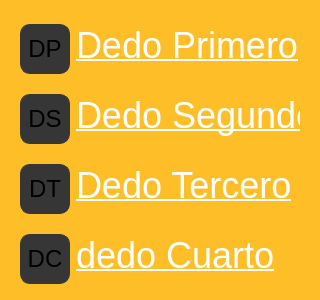
      <widget class="QWidget" name="PanelRow2" native="true">
       <property name="minimumSize">
        <size>
         <width>300</width>
         <height>300</height>
        </size>
       </property>
       <property name="maximumSize">
        <size>
         <width>320</width>
         <height>300</height>
        </size>
       </property>
       <property name="palette">
        <palette>
         <active>
          <colorrole role="WindowText">
           <brush brushstyle="SolidPattern">
            <color alpha="255">
             <red>255</red>
             <green>255</green>
             <blue>255</blue>
            </color>
           </brush>
          </colorrole>
          <colorrole role="Button">
           <brush brushstyle="SolidPattern">
            <color alpha="255">
             <red>254</red>
             <green>190</green>
             <blue>40</blue>
            </color>
           </brush>
          </colorrole>
          <colorrole role="Light">
           <brush brushstyle="SolidPattern">
            <color alpha="255">
             <red>0</red>
             <green>0</green>
             <blue>0</blue>
            </color>
           </brush>
          </colorrole>
          <colorrole role="Midlight">
           <brush brushstyle="SolidPattern">
            <color alpha="255">
             <red>0</red>
             <green>0</green>
             <blue>0</blue>
            </color>
           </brush>
          </colorrole>
          <colorrole role="Dark">
           <brush brushstyle="SolidPattern">
            <color alpha="255">
             <red>0</red>
             <green>0</green>
             <blue>0</blue>
            </color>
           </brush>
          </colorrole>
          <colorrole role="Mid">
           <brush brushstyle="SolidPattern">
            <color alpha="255">
             <red>0</red>
             <green>0</green>
             <blue>0</blue>
            </color>
           </brush>
          </colorrole>
          <colorrole role="Text">
           <brush brushstyle="SolidPattern">
            <color alpha="255">
             <red>255</red>
             <green>255</green>
             <blue>255</blue>
            </color>
           </brush>
          </colorrole>
          <colorrole role="BrightText">
           <brush brushstyle="SolidPattern">
            <color alpha="255">
             <red>255</red>
             <green>255</green>
             <blue>255</blue>
            </color>
           </brush>
          </colorrole>
          <colorrole role="ButtonText">
           <brush brushstyle="SolidPattern">
            <color alpha="255">
             <red>255</red>
             <green>255</green>
             <blue>255</blue>
            </color>
           </brush>
          </colorrole>
          <colorrole role="Base">
           <brush brushstyle="SolidPattern">
            <color alpha="255">
             <red>254</red>
             <green>190</green>
             <blue>40</blue>
            </color>
           </brush>
          </colorrole>
          <colorrole role="Window">
           <brush brushstyle="SolidPattern">
            <color alpha="255">
             <red>254</red>
             <green>190</green>
             <blue>40</blue>
            </color>
           </brush>
          </colorrole>
          <colorrole role="Shadow">
           <brush brushstyle="SolidPattern">
            <color alpha="255">
             <red>0</red>
             <green>0</green>
             <blue>0</blue>
            </color>
           </brush>
          </colorrole>
          <colorrole role="AlternateBase">
           <brush brushstyle="SolidPattern">
            <color alpha="255">
             <red>0</red>
             <green>0</green>
             <blue>0</blue>
            </color>
           </brush>
          </colorrole>
          <colorrole role="ToolTipBase">
           <brush brushstyle="SolidPattern">
            <color alpha="255">
             <red>255</red>
             <green>255</green>
             <blue>220</blue>
            </color>
           </brush>
          </colorrole>
          <colorrole role="ToolTipText">
           <brush brushstyle="SolidPattern">
            <color alpha="255">
             <red>0</red>
             <green>0</green>
             <blue>0</blue>
            </color>
           </brush>
          </colorrole>
          <colorrole role="PlaceholderText">
           <brush brushstyle="SolidPattern">
            <color alpha="128">
             <red>255</red>
             <green>255</green>
             <blue>255</blue>
            </color>
           </brush>
          </colorrole>
         </active>
         <inactive>
          <colorrole role="WindowText">
           <brush brushstyle="SolidPattern">
            <color alpha="255">
             <red>255</red>
             <green>255</green>
             <blue>255</blue>
            </color>
           </brush>
          </colorrole>
          <colorrole role="Button">
           <brush brushstyle="SolidPattern">
            <color alpha="255">
             <red>254</red>
             <green>190</green>
             <blue>40</blue>
            </color>
           </brush>
          </colorrole>
          <colorrole role="Light">
           <brush brushstyle="SolidPattern">
            <color alpha="255">
             <red>0</red>
             <green>0</green>
             <blue>0</blue>
            </color>
           </brush>
          </colorrole>
          <colorrole role="Midlight">
           <brush brushstyle="SolidPattern">
            <color alpha="255">
             <red>0</red>
             <green>0</green>
             <blue>0</blue>
            </color>
           </brush>
          </colorrole>
          <colorrole role="Dark">
           <brush brushstyle="SolidPattern">
            <color alpha="255">
             <red>0</red>
             <green>0</green>
             <blue>0</blue>
            </color>
           </brush>
          </colorrole>
          <colorrole role="Mid">
           <brush brushstyle="SolidPattern">
            <color alpha="255">
             <red>0</red>
             <green>0</green>
             <blue>0</blue>
            </color>
           </brush>
          </colorrole>
          <colorrole role="Text">
           <brush brushstyle="SolidPattern">
            <color alpha="255">
             <red>255</red>
             <green>255</green>
             <blue>255</blue>
            </color>
           </brush>
          </colorrole>
          <colorrole role="BrightText">
           <brush brushstyle="SolidPattern">
            <color alpha="255">
             <red>255</red>
             <green>255</green>
             <blue>255</blue>
            </color>
           </brush>
          </colorrole>
          <colorrole role="ButtonText">
           <brush brushstyle="SolidPattern">
            <color alpha="255">
             <red>255</red>
             <green>255</green>
             <blue>255</blue>
            </color>
           </brush>
          </colorrole>
          <colorrole role="Base">
           <brush brushstyle="SolidPattern">
            <color alpha="255">
             <red>254</red>
             <green>190</green>
             <blue>40</blue>
            </color>
           </brush>
          </colorrole>
          <colorrole role="Window">
           <brush brushstyle="SolidPattern">
            <color alpha="255">
             <red>254</red>
             <green>190</green>
             <blue>40</blue>
            </color>
           </brush>
          </colorrole>
          <colorrole role="Shadow">
           <brush brushstyle="SolidPattern">
            <color alpha="255">
             <red>0</red>
             <green>0</green>
             <blue>0</blue>
            </color>
           </brush>
          </colorrole>
          <colorrole role="AlternateBase">
           <brush brushstyle="SolidPattern">
            <color alpha="255">
             <red>0</red>
             <green>0</green>
             <blue>0</blue>
            </color>
           </brush>
          </colorrole>
          <colorrole role="ToolTipBase">
           <brush brushstyle="SolidPattern">
            <color alpha="255">
             <red>255</red>
             <green>255</green>
             <blue>220</blue>
            </color>
           </brush>
          </colorrole>
          <colorrole role="ToolTipText">
           <brush brushstyle="SolidPattern">
            <color alpha="255">
             <red>0</red>
             <green>0</green>
             <blue>0</blue>
            </color>
           </brush>
          </colorrole>
          <colorrole role="PlaceholderText">
           <brush brushstyle="SolidPattern">
            <color alpha="128">
             <red>255</red>
             <green>255</green>
             <blue>255</blue>
            </color>
           </brush>
          </colorrole>
         </inactive>
         <disabled>
          <colorrole role="WindowText">
           <brush brushstyle="SolidPattern">
            <color alpha="255">
             <red>255</red>
             <green>255</green>
             <blue>255</blue>
            </color>
           </brush>
          </colorrole>
          <colorrole role="Button">
           <brush brushstyle="SolidPattern">
            <color alpha="255">
             <red>254</red>
             <green>190</green>
             <blue>40</blue>
            </color>
           </brush>
          </colorrole>
          <colorrole role="Light">
           <brush brushstyle="SolidPattern">
            <color alpha="255">
             <red>0</red>
             <green>0</green>
             <blue>0</blue>
            </color>
           </brush>
          </colorrole>
          <colorrole role="Midlight">
           <brush brushstyle="SolidPattern">
            <color alpha="255">
             <red>0</red>
             <green>0</green>
             <blue>0</blue>
            </color>
           </brush>
          </colorrole>
          <colorrole role="Dark">
           <brush brushstyle="SolidPattern">
            <color alpha="255">
             <red>0</red>
             <green>0</green>
             <blue>0</blue>
            </color>
           </brush>
          </colorrole>
          <colorrole role="Mid">
           <brush brushstyle="SolidPattern">
            <color alpha="255">
             <red>0</red>
             <green>0</green>
             <blue>0</blue>
            </color>
           </brush>
          </colorrole>
          <colorrole role="Text">
           <brush brushstyle="SolidPattern">
            <color alpha="255">
             <red>255</red>
             <green>255</green>
             <blue>255</blue>
            </color>
           </brush>
          </colorrole>
          <colorrole role="BrightText">
           <brush brushstyle="SolidPattern">
            <color alpha="255">
             <red>255</red>
             <green>255</green>
             <blue>255</blue>
            </color>
           </brush>
          </colorrole>
          <colorrole role="ButtonText">
           <brush brushstyle="SolidPattern">
            <color alpha="255">
             <red>255</red>
             <green>255</green>
             <blue>255</blue>
            </color>
           </brush>
          </colorrole>
          <colorrole role="Base">
           <brush brushstyle="SolidPattern">
            <color alpha="255">
             <red>254</red>
             <green>190</green>
             <blue>40</blue>
            </color>
           </brush>
          </colorrole>
          <colorrole role="Window">
           <brush brushstyle="SolidPattern">
            <color alpha="255">
             <red>254</red>
             <green>190</green>
             <blue>40</blue>
            </color>
           </brush>
          </colorrole>
          <colorrole role="Shadow">
           <brush brushstyle="SolidPattern">
            <color alpha="255">
             <red>0</red>
             <green>0</green>
             <blue>0</blue>
            </color>
           </brush>
          </colorrole>
          <colorrole role="AlternateBase">
           <brush brushstyle="SolidPattern">
            <color alpha="255">
             <red>0</red>
             <green>0</green>
             <blue>0</blue>
            </color>
           </brush>
          </colorrole>
          <colorrole role="ToolTipBase">
           <brush brushstyle="SolidPattern">
            <color alpha="255">
             <red>255</red>
             <green>255</green>
             <blue>220</blue>
            </color>
           </brush>
          </colorrole>
          <colorrole role="ToolTipText">
           <brush brushstyle="SolidPattern">
            <color alpha="255">
             <red>0</red>
             <green>0</green>
             <blue>0</blue>
            </color>
           </brush>
          </colorrole>
          <colorrole role="PlaceholderText">
           <brush brushstyle="SolidPattern">
            <color alpha="128">
             <red>255</red>
             <green>255</green>
             <blue>255</blue>
            </color>
           </brush>
          </colorrole>
         </disabled>
        </palette>
       </property>
       <property name="styleSheet">
        <string notr="true">background-color: rgb(254,190,40);</string>
       </property>
       <layout class="QVBoxLayout" name="verticalLayout_3">
        <item>
         <widget class="QWidget" name="horizontalWidget_7" native="true">
          <property name="maximumSize">
           <size>
            <width>300</width>
            <height>60</height>
           </size>
          </property>
          <layout class="QHBoxLayout" name="horizontalLayout_12">
           <item>
            <widget class="QPushButton" name="btn_dedo_primero">
             <property name="minimumSize">
              <size>
               <width>50</width>
               <height>50</height>
              </size>
             </property>
             <property name="maximumSize">
              <size>
               <width>50</width>
               <height>50</height>
              </size>
             </property>
             <property name="styleSheet">
              <string notr="true">QPushButton{
background-color:rgb(54,54,54);
font-size:24px;
border: 1px solid rgb(54,54,54);
border-radius: 10%
}
QPushButton:hover{
background-color:rgb(74,74,74);
}</string>
             </property>
             <property name="text">
              <string>DP</string>
             </property>
            </widget>
           </item>
           <item>
            <widget class="QLabel" name="txt_dedo_primero">
             <property name="maximumSize">
              <size>
               <width>300</width>
               <height>60</height>
              </size>
             </property>
             <property name="font">
              <font>
               <family>Arial</family>
               <pointsize>-1</pointsize>
               <weight>50</weight>
               <bold>false</bold>
               <underline>true</underline>
              </font>
             </property>
             <property name="styleSheet">
              <string notr="true">QLabel{
	color:white;
    font-size: 36px;
    font-family: Arial;
    text-decoration: underline;
}</string>
             </property>
             <property name="text">
              <string>Dedo Primero</string>
             </property>
            </widget>
           </item>
          </layout>
         </widget>
        </item>
        <item>
         <widget class="QWidget" name="PanelCol5" native="true">
          <property name="maximumSize">
           <size>
            <width>300</width>
            <height>60</height>
           </size>
          </property>
          <layout class="QHBoxLayout" name="horizontalLayout_11">
           <item>
            <widget class="QPushButton" name="btn_dedo_segundo">
             <property name="minimumSize">
              <size>
               <width>50</width>
               <height>50</height>
              </size>
             </property>
             <property name="maximumSize">
              <size>
               <width>50</width>
               <height>50</height>
              </size>
             </property>
             <property name="styleSheet">
              <string notr="true">QPushButton{
background-color:rgb(54,54,54);
font-size:24px;
border: 1px solid rgb(54,54,54);
border-radius: 10%
}
QPushButton:hover{
background-color:rgb(74,74,74);
}</string>
             </property>
             <property name="text">
              <string>DS</string>
             </property>
            </widget>
           </item>
           <item>
            <widget class="QLabel" name="txt_dedo_segundo">
             <property name="maximumSize">
              <size>
               <width>300</width>
               <height>60</height>
              </size>
             </property>
             <property name="font">
              <font>
               <family>Arial</family>
               <pointsize>-1</pointsize>
               <weight>50</weight>
               <bold>false</bold>
               <underline>true</underline>
              </font>
             </property>
             <property name="styleSheet">
              <string notr="true">QLabel{
	color:white;
    font-size: 36px;
    font-family: Arial;
    text-decoration: underline;
}</string>
             </property>
             <property name="text">
              <string>Dedo Segundo</string>
             </property>
            </widget>
           </item>
          </layout>
         </widget>
        </item>
        <item>
         <widget class="QWidget" name="panelCol6" native="true">
          <property name="maximumSize">
           <size>
            <width>300</width>
            <height>60</height>
           </size>
          </property>
          <layout class="QHBoxLayout" name="horizontalLayout_9">
           <item>
            <widget class="QPushButton" name="btn_dedo_tercero">
             <property name="minimumSize">
              <size>
               <width>50</width>
               <height>50</height>
              </size>
             </property>
             <property name="maximumSize">
              <size>
               <width>50</width>
               <height>50</height>
              </size>
             </property>
             <property name="styleSheet">
              <string notr="true">QPushButton{
background-color:rgb(54,54,54);
font-size:24px;
border: 1px solid rgb(54,54,54);
border-radius: 10%
}
QPushButton:hover{
background-color:rgb(74,74,74);
}</string>
             </property>
             <property name="text">
              <string>DT</string>
             </property>
            </widget>
           </item>
           <item>
            <widget class="QLabel" name="txt_dedo_tercero">
             <property name="maximumSize">
              <size>
               <width>300</width>
               <height>60</height>
              </size>
             </property>
             <property name="font">
              <font>
               <family>Arial</family>
               <pointsize>-1</pointsize>
               <weight>50</weight>
               <bold>false</bold>
               <underline>true</underline>
              </font>
             </property>
             <property name="styleSheet">
              <string notr="true">QLabel{
	color:white;
    font-size: 36px;
    font-family: Arial;
    text-decoration: underline;
}</string>
             </property>
             <property name="text">
              <string>Dedo Tercero</string>
             </property>
            </widget>
           </item>
          </layout>
         </widget>
        </item>
        <item>
         <widget class="QWidget" name="PanelCol4" native="true">
          <property name="maximumSize">
           <size>
            <width>300</width>
            <height>60</height>
           </size>
          </property>
          <layout class="QHBoxLayout" name="horizontalLayout_8">
           <item>
            <widget class="QPushButton" name="btn_dedo_cuarto">
             <property name="minimumSize">
              <size>
               <width>50</width>
               <height>50</height>
              </size>
             </property>
             <property name="maximumSize">
              <size>
               <width>50</width>
               <height>50</height>
              </size>
             </property>
             <property name="styleSheet">
              <string notr="true">QPushButton{
background-color:rgb(54,54,54);
font-size:24px;
border: 1px solid rgb(54,54,54);
border-radius: 10%
}
QPushButton:hover{
background-color:rgb(74,74,74);
}</string>
             </property>
             <property name="text">
              <string>DC</string>
             </property>
            </widget>
           </item>
           <item>
            <widget class="QLabel" name="txt_dedo_cuarto">
             <property name="maximumSize">
              <size>
               <width>300</width>
               <height>60</height>
              </size>
             </property>
             <property name="font">
              <font>
               <family>Arial</family>
               <pointsize>-1</pointsize>
               <weight>50</weight>
               <bold>false</bold>
               <underline>true</underline>
              </font>
             </property>
             <property name="styleSheet">
              <string notr="true">QLabel{
	color:white;
    font-size: 36px;
    font-family: Arial;
    text-decoration: underline;
}</string>
             </property>
             <property name="text">
              <string>dedo Cuarto</string>
             </property>
            </widget>
           </item>
          </layout>
         </widget>
        </item>
       </layout>
      </widget>
